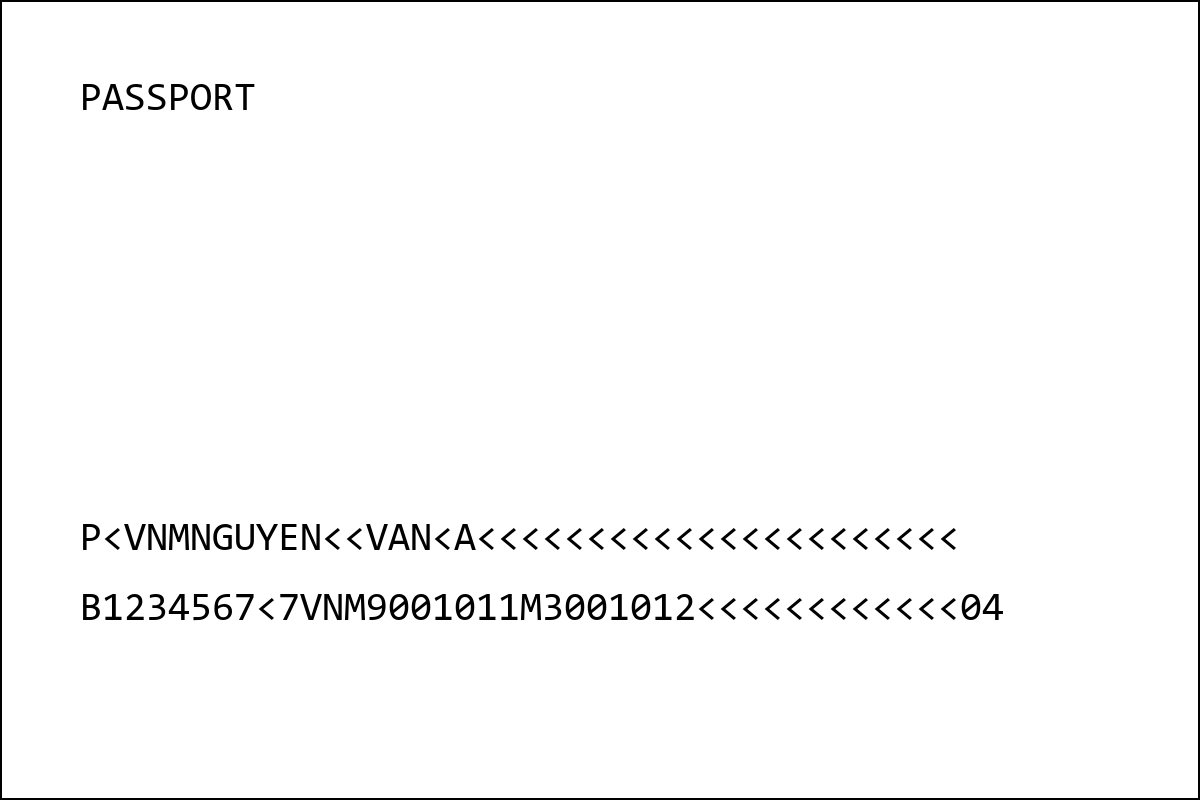
#> input picture sample_mrz.png, 1200 x 800 px
$ python -i detector.py   (imports and definitions only)   (older library calls are emulated)
#> lines starting #> are read from the running program, lines starting #| are printed output that depends on the picture; after the words box and inside, x2 and y2 are one past the last pixel; in counts of white or black regions, pixels touching at a corner belong together
from __future__ import annotations

from dataclasses import dataclass

import cv2
import numpy as np


@dataclass
class Candidate:
    image: np.ndarray
    box: tuple[int, int, int, int]
    score: float
    source: str


def resize_for_speed(image: np.ndarray, max_side: int = 1600) -> tuple[np.ndarray, float]:
    height, width = image.shape[:2]
    largest = max(height, width)
    if largest <= max_side:
        return image, 1.0
    scale = max_side / largest
    resized = cv2.resize(image, None, fx=scale, fy=scale, interpolation=cv2.INTER_AREA)
    return resized, scale


def crop_box(image: np.ndarray, x: int, y: int, w: int, h: int, padding: int = 12) -> np.ndarray:
    height, width = image.shape[:2]
    x0 = max(0, x - padding)
    y0 = max(0, y - padding)
    x1 = min(width, x + w + padding)
    y1 = min(height, y + h + padding)
    return image[y0:y1, x0:x1]


def bottom_band_candidates(image: np.ndarray) -> list[Candidate]:
    height, width = image.shape[:2]
    candidates: list[Candidate] = []
    for idx, fraction in enumerate((0.34, 0.46)):
        y = int(height * (1.0 - fraction))
        crop = image[y:height, :]
        candidates.append(Candidate(crop, (0, y, width, height - y), 0.66 + idx * 0.03, "bottom_band"))
    return candidates


def morphology_candidates(image: np.ndarray) -> list[Candidate]:
    height, width = image.shape[:2]
    gray = cv2.cvtColor(image, cv2.COLOR_BGR2GRAY)
    gray = cv2.GaussianBlur(gray, (3, 3), 0)
    rect_kernel = cv2.getStructuringElement(cv2.MORPH_RECT, (35, 5))
    blackhat = cv2.morphologyEx(gray, cv2.MORPH_BLACKHAT, rect_kernel)
    grad = cv2.Sobel(blackhat, ddepth=cv2.CV_32F, dx=1, dy=0, ksize=-1)
    grad = np.absolute(grad)
    min_val, max_val = float(np.min(grad)), float(np.max(grad))
    if max_val - min_val > 0:
        grad = ((grad - min_val) / (max_val - min_val) * 255).astype("uint8")
    else:
        grad = np.zeros_like(gray)

    grad = cv2.morphologyEx(grad, cv2.MORPH_CLOSE, rect_kernel)
    _, thresh = cv2.threshold(grad, 0, 255, cv2.THRESH_BINARY | cv2.THRESH_OTSU)
    thresh = cv2.morphologyEx(
        thresh,
        cv2.MORPH_CLOSE,
        cv2.getStructuringElement(cv2.MORPH_RECT, (45, 9)),
        iterations=2,
    )
    thresh = cv2.erode(thresh, None, iterations=1)
    thresh = cv2.dilate(thresh, None, iterations=2)

    contours, _ = cv2.findContours(thresh, cv2.RETR_EXTERNAL, cv2.CHAIN_APPROX_SIMPLE)
    candidates: list[Candidate] = []
    for contour in contours:
        x, y, w, h = cv2.boundingRect(contour)
        area = w * h
        if area < width * height * 0.008:
            continue
        aspect = w / max(1, h)
        if aspect < 3.0:
            continue
        if w < width * 0.35:
            continue
        bottom_bias = y / max(1, height)
        score = min(0.95, 0.45 + 0.25 * min(aspect / 10, 1) + 0.30 * bottom_bias)
        roi = crop_box(image, x, y, w, h, padding=18)
        candidates.append(Candidate(roi, (x, y, w, h), score, "morphology"))

    candidates.sort(key=lambda item: item.score, reverse=True)
    return candidates[:3]


def preprocess_candidate(image: np.ndarray) -> list[np.ndarray]:
    variants = [image]
    gray = cv2.cvtColor(image, cv2.COLOR_BGR2GRAY)
    clahe = cv2.createCLAHE(clipLimit=2.0, tileGridSize=(8, 8)).apply(gray)
    variants.append(cv2.cvtColor(clahe, cv2.COLOR_GRAY2BGR))
    return variants


def generate_candidates(image: np.ndarray) -> list[Candidate]:
    resized, scale = resize_for_speed(image)
    candidates = morphology_candidates(resized) + bottom_band_candidates(resized)
    if scale != 1.0:
        # Candidate images are already cropped from the resized source, which is intentional for speed.
        pass
    unique: list[Candidate] = []
    seen: set[tuple[int, int, int, int, str]] = set()
    for candidate in candidates:
        key = (*candidate.box, candidate.source)
        if key not in seen and candidate.image.size:
            seen.add(key)
            unique.append(candidate)
    unique.sort(key=lambda item: item.score, reverse=True)
    return unique[:4]

>>> import cv2
>>> picture = cv2.imread('../sample_mrz.png')
#> picture is the input picture: shape (800, 1200, 3); min 0, max 255, mean 249.2
>>> result = generate_candidates(picture)
#> in generate_candidates, `resized, scale = resize_for_speed(image)`: scale = 1
#> in morphology_candidates, `grad = np.absolute(grad)`:
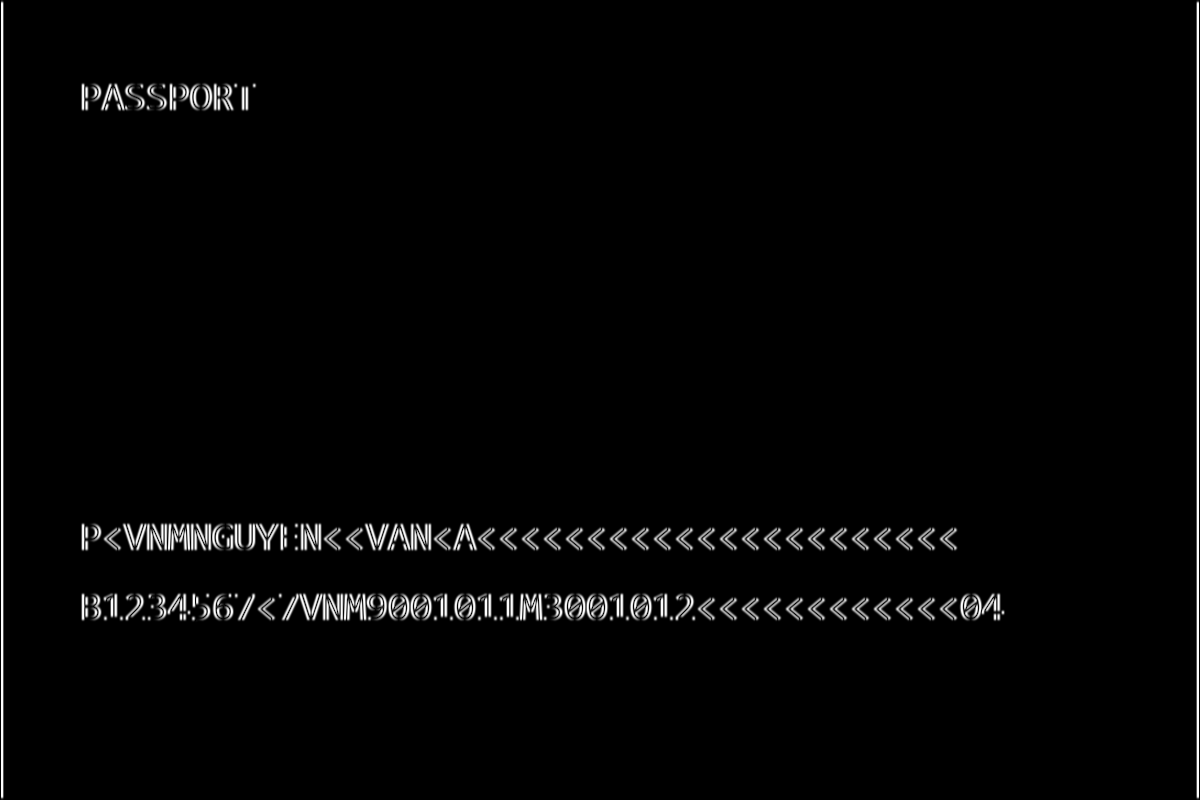
#> grad: shape (800, 1200) float32; min 0, max 3072, mean 56.6; drawn with min black and max white
#> in morphology_candidates, `min_val, max_val = float(np.min(grad)), float(np.max(grad))`: min_val = 0; max_val = 3072
#> in morphology_candidates, `_, thresh = cv2.threshold(grad, 0, 255, cv2.THRESH_BINARY | cv2.THRESH..`:
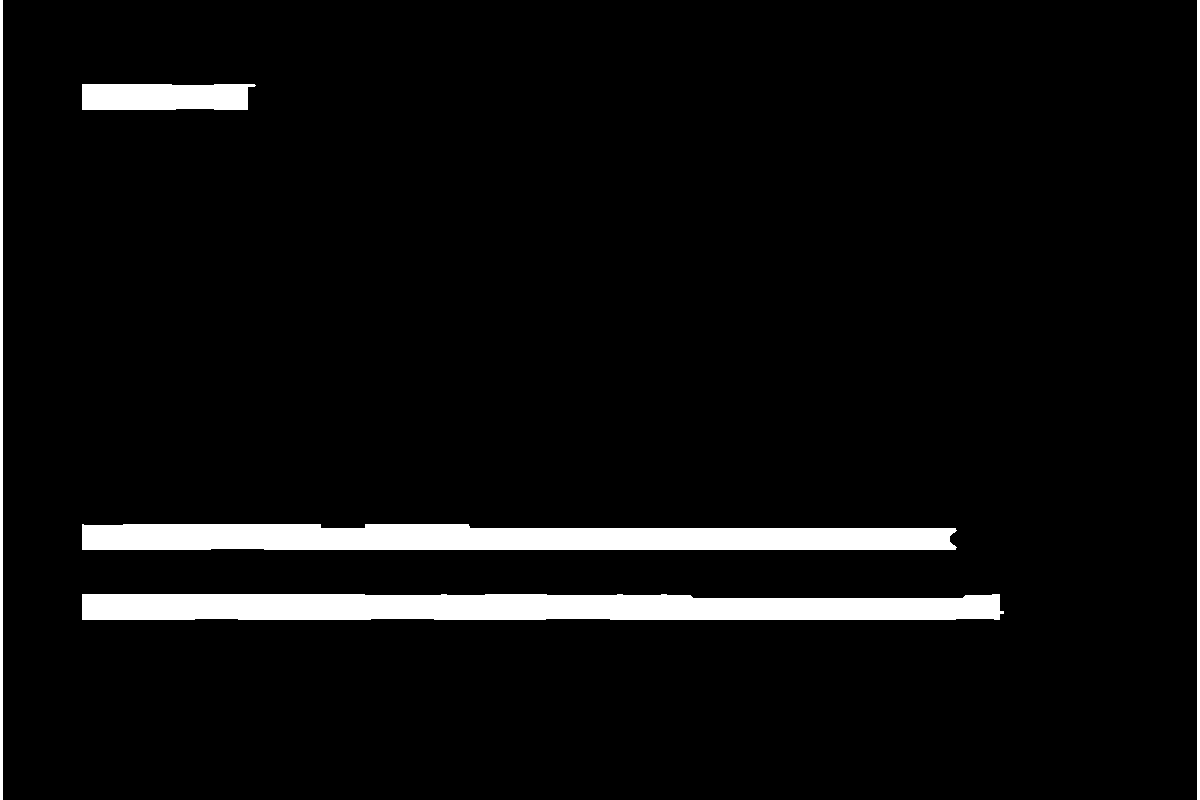
#> thresh: shape (800, 1200); 5.4% white; 5 white regions, box (x1, y1, x2, y2) and area: (82, 594, 1004, 620) 22309, (82, 524, 957, 550) 20450, (82, 84, 256, 110) 4258, (0, 0, 3, 800) 2400, (1197, 0, 1200, 800) 2400
#> in morphology_candidates, `thresh = cv2.morphologyEx( thresh, cv2.MORPH_CLOSE, cv2.getStructuring..`: thresh: shape (800, 1200); 6.1% white; 2 white regions, box (x1, y1, x2, y2) and area: (0, 0, 1004, 800) 56435, (1197, 0, 1200, 800) 2400
#> in morphology_candidates, `thresh = cv2.erode(thresh, None, iterations=1)`: thresh: shape (800, 1200); 5.5% white; 2 white regions, box (x1, y1, x2, y2) and area: (0, 0, 1003, 800) 51212, (1198, 0, 1200, 800) 1600
#> in morphology_candidates, `thresh = cv2.dilate(thresh, None, iterations=2)`:
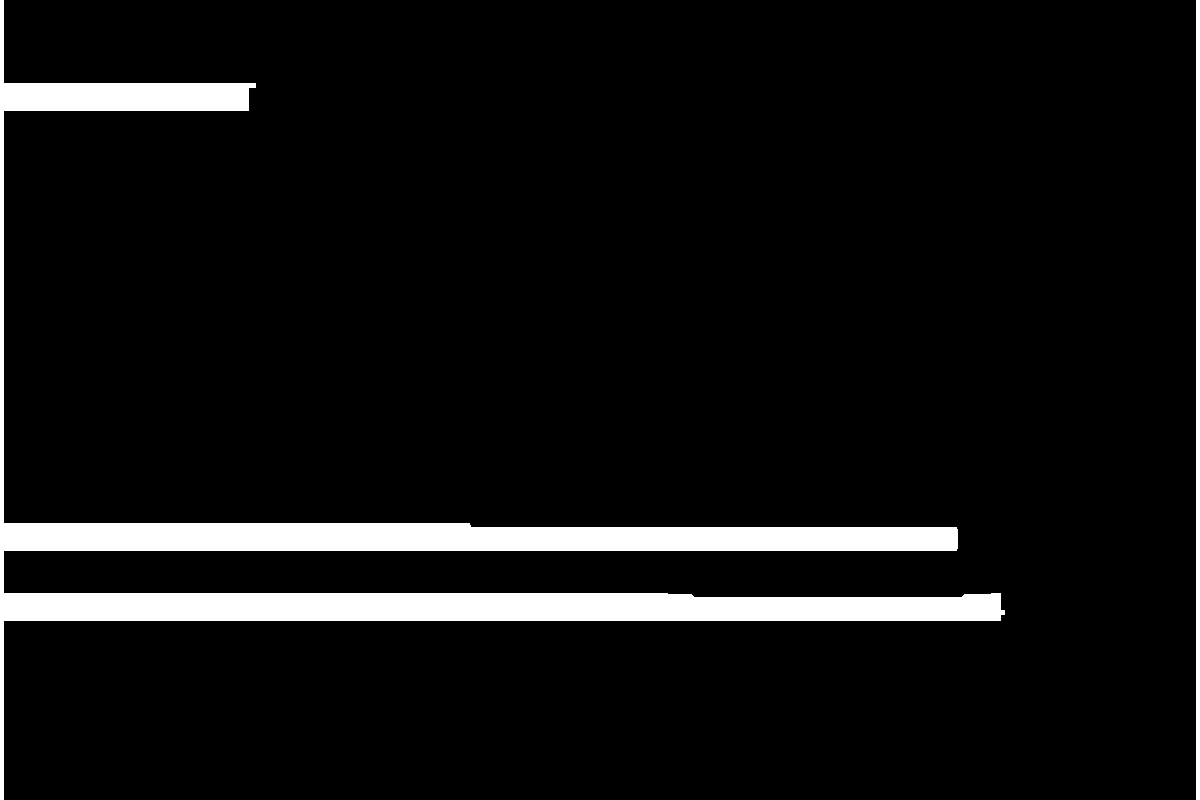
#> thresh: shape (800, 1200); 6.8% white; 2 white regions
#> in morphology_candidates, `contours, _ = cv2.findContours(thresh, cv2.RETR_EXTERNAL, cv2.CHAIN_AP..`: contours = 2 contours; box (x1, y1, x2, y2) and area: (0, 0, 1005, 800) 58652, (1196, 0, 1200, 800) 2397
#> the loop in morphology_candidates, `for contour in contours:` made 2 passes
#> (contour, x, y, w, h, area) on pass 1: ([[1196, 0], [1196, 799], [1199, 799], [1199, 0]], 1196, 0, 4, 800, 3200)
#> (x, y, w, h, area, aspect) on pass 2: (0, 0, 1005, 800, 804000, 1.26)
#> after the loop in morphology_candidates, `for contour in contours:`: candidates = []
#> in bottom_band_candidates, `height, width = image.shape[:2]`: height = 800; width = 1200
#> the loop in bottom_band_candidates, `for idx, fraction in enumerate((0.34, 0.46)):` made 2 passes
#> y on passes 1 to 2: 527, 432
#> pass 1, in bottom_band_candidates, `crop = image[y:height, :]`:
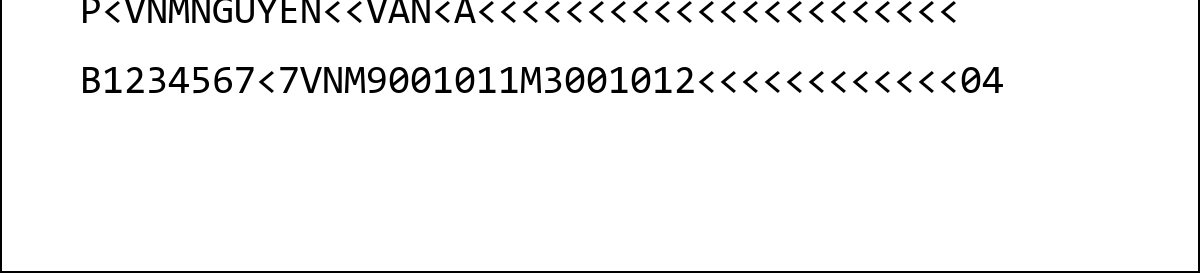
#> crop: shape (273, 1200, 3); min 0, max 255, mean 243
#> pass 2, in bottom_band_candidates, `crop = image[y:height, :]`:
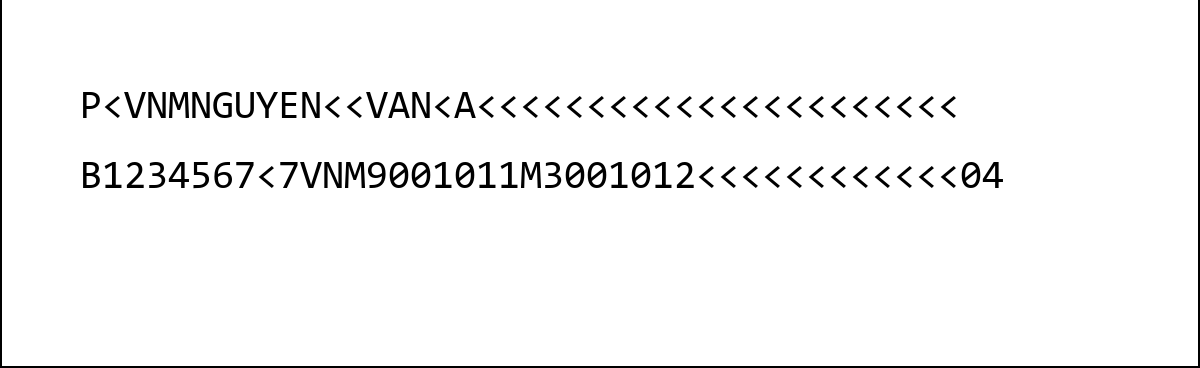
#> crop: shape (368, 1200, 3); min 0, max 255, mean 245.7
#> after the loop in bottom_band_candidates, `for idx, fraction in enumerate((0.34, 0.46)):`: candidates = 2 items
#> the loop in generate_candidates, `for candidate in candidates:` made 2 passes
#> key on passes 1 to 2: (0, 527, 1200, 273, 'bottom_band'), (0, 432, 1200, 368, 'bottom_band')
#> result = 2 items
